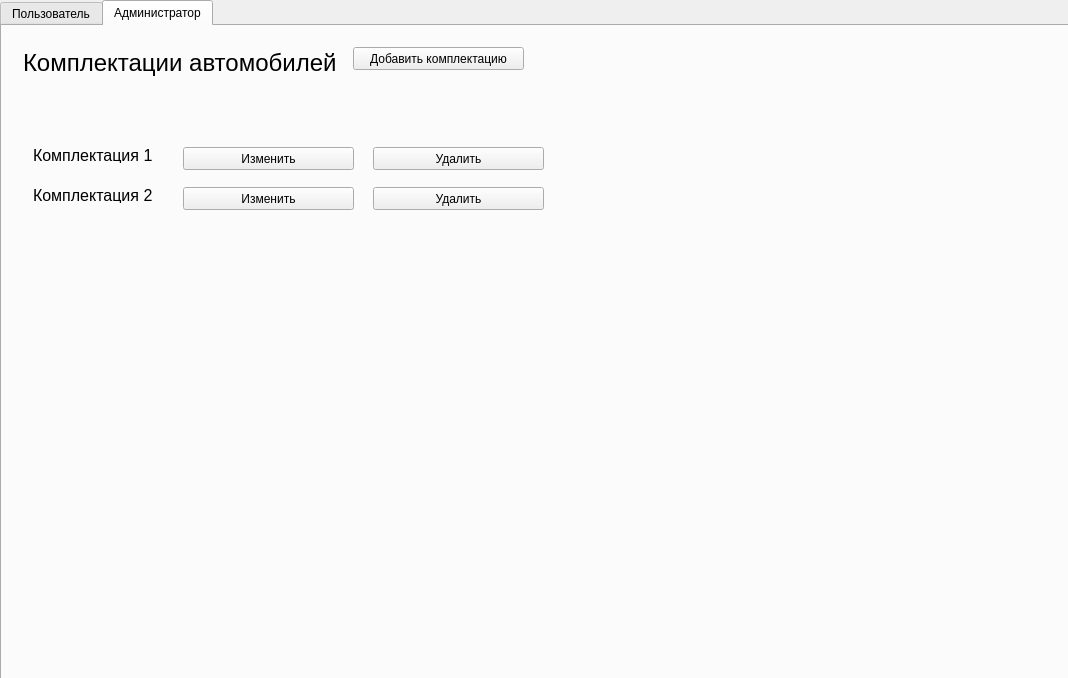
<?xml version="1.0" encoding="UTF-8"?>
<ui version="4.0">
 <class>MainWindow</class>
 <widget class="QMainWindow" name="MainWindow">
  <property name="geometry">
   <rect>
    <x>0</x>
    <y>0</y>
    <width>1068</width>
    <height>678</height>
   </rect>
  </property>
  <property name="windowTitle">
   <string>MainWindow</string>
  </property>
  <widget class="QWidget" name="centralWidget">
   <widget class="QTabWidget" name="tabWidget">
    <property name="geometry">
     <rect>
      <x>0</x>
      <y>0</y>
      <width>1071</width>
      <height>681</height>
     </rect>
    </property>
    <property name="minimumSize">
     <size>
      <width>127</width>
      <height>0</height>
     </size>
    </property>
    <property name="currentIndex">
     <number>1</number>
    </property>
    <widget class="QWidget" name="userTab">
     <attribute name="title">
      <string>Пользователь</string>
     </attribute>
     <widget class="QLabel" name="userTabHeader">
      <property name="geometry">
       <rect>
        <x>0</x>
        <y>10</y>
        <width>1101</width>
        <height>29</height>
       </rect>
      </property>
      <property name="maximumSize">
       <size>
        <width>16777215</width>
        <height>50</height>
       </size>
      </property>
      <property name="font">
       <font>
        <pointsize>18</pointsize>
       </font>
      </property>
      <property name="layoutDirection">
       <enum>Qt::LeftToRight</enum>
      </property>
      <property name="text">
       <string>Поиск комплектаций автомобилей</string>
      </property>
     </widget>
     <widget class="Line" name="line">
      <property name="geometry">
       <rect>
        <x>0</x>
        <y>50</y>
        <width>1101</width>
        <height>3</height>
       </rect>
      </property>
      <property name="orientation">
       <enum>Qt::Horizontal</enum>
      </property>
     </widget>
     <widget class="QLabel" name="searchCriteriaHeaderLabel">
      <property name="geometry">
       <rect>
        <x>0</x>
        <y>60</y>
        <width>151</width>
        <height>26</height>
       </rect>
      </property>
      <property name="maximumSize">
       <size>
        <width>16777215</width>
        <height>50</height>
       </size>
      </property>
      <property name="font">
       <font>
        <pointsize>14</pointsize>
       </font>
      </property>
      <property name="text">
       <string>Критерии поиска</string>
      </property>
     </widget>
     <widget class="QPushButton" name="addSearchCriteriaButton">
      <property name="geometry">
       <rect>
        <x>160</x>
        <y>60</y>
        <width>193</width>
        <height>26</height>
       </rect>
      </property>
      <property name="font">
       <font>
        <pointsize>11</pointsize>
       </font>
      </property>
      <property name="text">
       <string>Добавить критерий поиска</string>
      </property>
     </widget>
     <widget class="QLabel" name="firstSearchCriteriaLabel_4">
      <property name="geometry">
       <rect>
        <x>0</x>
        <y>100</y>
        <width>31</width>
        <height>20</height>
       </rect>
      </property>
      <property name="text">
       <string>1.</string>
      </property>
     </widget>
     <widget class="QComboBox" name="firstSearchCriteriaType_4">
      <property name="geometry">
       <rect>
        <x>30</x>
        <y>100</y>
        <width>150</width>
        <height>20</height>
       </rect>
      </property>
      <property name="minimumSize">
       <size>
        <width>150</width>
        <height>0</height>
       </size>
      </property>
     </widget>
     <widget class="QComboBox" name="firstSearchCriteriaValue_4">
      <property name="geometry">
       <rect>
        <x>190</x>
        <y>100</y>
        <width>150</width>
        <height>20</height>
       </rect>
      </property>
      <property name="minimumSize">
       <size>
        <width>150</width>
        <height>0</height>
       </size>
      </property>
     </widget>
     <widget class="QComboBox" name="firstSearchCriteriaType_5">
      <property name="geometry">
       <rect>
        <x>30</x>
        <y>130</y>
        <width>150</width>
        <height>20</height>
       </rect>
      </property>
      <property name="minimumSize">
       <size>
        <width>150</width>
        <height>0</height>
       </size>
      </property>
     </widget>
     <widget class="QLabel" name="firstSearchCriteriaLabel_5">
      <property name="geometry">
       <rect>
        <x>0</x>
        <y>130</y>
        <width>31</width>
        <height>20</height>
       </rect>
      </property>
      <property name="text">
       <string>2.</string>
      </property>
     </widget>
     <widget class="QComboBox" name="firstSearchCriteriaValue_5">
      <property name="geometry">
       <rect>
        <x>190</x>
        <y>130</y>
        <width>150</width>
        <height>20</height>
       </rect>
      </property>
      <property name="minimumSize">
       <size>
        <width>150</width>
        <height>0</height>
       </size>
      </property>
     </widget>
     <widget class="QPushButton" name="searchButton">
      <property name="geometry">
       <rect>
        <x>0</x>
        <y>160</y>
        <width>351</width>
        <height>23</height>
       </rect>
      </property>
      <property name="text">
       <string>Поиск</string>
      </property>
     </widget>
     <widget class="Line" name="line_2">
      <property name="geometry">
       <rect>
        <x>0</x>
        <y>200</y>
        <width>1101</width>
        <height>3</height>
       </rect>
      </property>
      <property name="orientation">
       <enum>Qt::Horizontal</enum>
      </property>
     </widget>
     <widget class="QLabel" name="searchCriteriaHeaderLabel_2">
      <property name="geometry">
       <rect>
        <x>0</x>
        <y>210</y>
        <width>181</width>
        <height>26</height>
       </rect>
      </property>
      <property name="maximumSize">
       <size>
        <width>16777215</width>
        <height>50</height>
       </size>
      </property>
      <property name="font">
       <font>
        <pointsize>14</pointsize>
       </font>
      </property>
      <property name="text">
       <string>Результаты поиска</string>
      </property>
     </widget>
    </widget>
    <widget class="QWidget" name="adminTab">
     <attribute name="title">
      <string>Администратор</string>
     </attribute>
     <widget class="QWidget" name="horizontalLayoutWidget_2">
      <property name="geometry">
       <rect>
        <x>0</x>
        <y>0</y>
        <width>1061</width>
        <height>651</height>
       </rect>
      </property>
      <layout class="QHBoxLayout" name="adminTabHBox">
       <item>
        <widget class="QStackedWidget" name="stackedWidget">
         <property name="currentIndex">
          <number>0</number>
         </property>
         <widget class="QWidget" name="specificationListPage">
          <widget class="QLabel" name="label_4">
           <property name="geometry">
            <rect>
             <x>10</x>
             <y>10</y>
             <width>361</width>
             <height>31</height>
            </rect>
           </property>
           <property name="font">
            <font>
             <pointsize>18</pointsize>
            </font>
           </property>
           <property name="text">
            <string>Комплектации автомобилей</string>
           </property>
          </widget>
          <widget class="QPushButton" name="addButton">
           <property name="geometry">
            <rect>
             <x>340</x>
             <y>10</y>
             <width>171</width>
             <height>23</height>
            </rect>
           </property>
           <property name="text">
            <string>Добавить комплектацию</string>
           </property>
          </widget>
          <widget class="QLabel" name="label_5">
           <property name="geometry">
            <rect>
             <x>20</x>
             <y>110</y>
             <width>161</width>
             <height>16</height>
            </rect>
           </property>
           <property name="font">
            <font>
             <pointsize>12</pointsize>
            </font>
           </property>
           <property name="text">
            <string>Комплектация 1</string>
           </property>
          </widget>
          <widget class="QPushButton" name="pushButton_2">
           <property name="geometry">
            <rect>
             <x>170</x>
             <y>110</y>
             <width>171</width>
             <height>23</height>
            </rect>
           </property>
           <property name="text">
            <string>Изменить</string>
           </property>
          </widget>
          <widget class="QPushButton" name="pushButton_3">
           <property name="geometry">
            <rect>
             <x>360</x>
             <y>110</y>
             <width>171</width>
             <height>23</height>
            </rect>
           </property>
           <property name="text">
            <string>Удалить</string>
           </property>
          </widget>
          <widget class="QLabel" name="label_6">
           <property name="geometry">
            <rect>
             <x>20</x>
             <y>150</y>
             <width>161</width>
             <height>16</height>
            </rect>
           </property>
           <property name="font">
            <font>
             <pointsize>12</pointsize>
            </font>
           </property>
           <property name="text">
            <string>Комплектация 2</string>
           </property>
          </widget>
          <widget class="QPushButton" name="pushButton_4">
           <property name="geometry">
            <rect>
             <x>360</x>
             <y>150</y>
             <width>171</width>
             <height>23</height>
            </rect>
           </property>
           <property name="text">
            <string>Удалить</string>
           </property>
          </widget>
          <widget class="QPushButton" name="pushButton_5">
           <property name="geometry">
            <rect>
             <x>170</x>
             <y>150</y>
             <width>171</width>
             <height>23</height>
            </rect>
           </property>
           <property name="text">
            <string>Изменить</string>
           </property>
          </widget>
         </widget>
         <widget class="QWidget" name="editorPage">
          <widget class="QWidget" name="verticalLayoutWidget_3">
           <property name="geometry">
            <rect>
             <x>0</x>
             <y>0</y>
             <width>301</width>
             <height>651</height>
            </rect>
           </property>
           <layout class="QVBoxLayout" name="verticalLayout"/>
          </widget>
          <widget class="QLabel" name="label">
           <property name="geometry">
            <rect>
             <x>600</x>
             <y>290</y>
             <width>171</width>
             <height>21</height>
            </rect>
           </property>
           <property name="text">
            <string>Здесь дерево</string>
           </property>
          </widget>
          <widget class="QLabel" name="label_2">
           <property name="geometry">
            <rect>
             <x>60</x>
             <y>270</y>
             <width>191</width>
             <height>21</height>
            </rect>
           </property>
           <property name="text">
            <string>Здесь редактор конкретного узла</string>
           </property>
          </widget>
         </widget>
        </widget>
       </item>
      </layout>
     </widget>
    </widget>
   </widget>
  </widget>
 </widget>
 <layoutdefault spacing="6" margin="11"/>
 <resources/>
 <connections/>
</ui>
